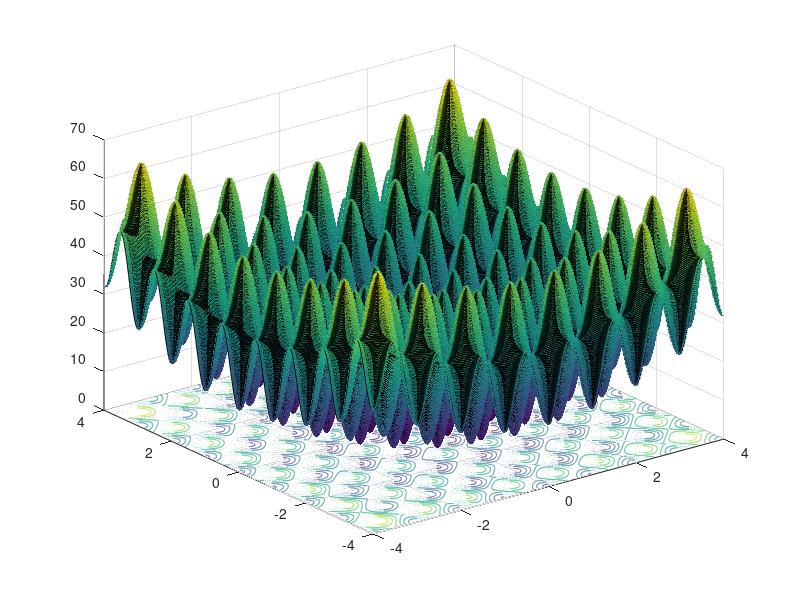

Reproduce this figure in MATLAB.
clear all;
close all;
N= 1000;

xs = -4:(8/N):4;
[A,B]=meshgrid(xs,xs);
F = 20+(A.^2-10*cos(A.*2*pi))+(B.^2-10*cos(B.*2*pi));
surfc(xs, xs, F);

X = -4 +(4+4)*rand(N, 1);
Y = -4 +(4+4)*rand(N, 1);
F = 20+(X.^2-10*cos(X.*2*pi))+(Y.^2-10*cos(Y.*2*pi));
Arr = [X,Y];
GLmin = Arr(find(F==min(F)),:);

Tn =  50;
Tk = 0.001;
v = 0.99;
l = 0;
Xn = [(-4 +(4+4)*rand()),(-4 +(4+4)*rand())];
Xk = Xn;
e = true;
while e==true
    z=2;
    l = l+1;
    while z>1 || z<0
        z=normrnd(0,1);
    end;
    Xk_s = [Xk(1)+z*Tn*((1+l/Tn)^(2*rand()-1)-1),
                Xk(2)+z*Tn*((1+l/Tn)^(2*rand()-1)-1)];
    while abs(Xk_s(1))>=4 || abs(Xk_s(2))>=4
        while z>1 || z<0
            z=normrnd(0,1);
        end;
        Xk_s = [Xk(1)+z*Tn*((1+l/Tn)^(2*rand()-1)-1),
                Xk(2)+z*Tn*((1+l/Tn)^(2*rand()-1)-1)];
    end;
    F = 20+(Xk(1)^2-10*cos(Xk(1)*2*pi))+(Xk(2)^2-10*cos(Xk(2)*2*pi));
    Fk = 20+(Xk_s(1)^2-10*cos(Xk_s(1)*2*pi))+(Xk_s(2)^2-10*cos(Xk_s(2)*2*pi));
    dE = Fk - F;
    if dE<0
        Xk=Xk_s;
        if Tn<Tk
            break;
        end;
    else
        P = exp(-dE/Tn);
        if rand()<P
            Xk=Xk_s;
        else
            Tn = v*Tn;
        end;
    end;
end;

